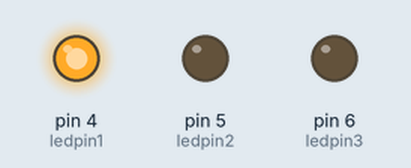
Recording of a sketch running on a simulated Arduino Uno, built with avr-gcc and run on an emulated ATmega328P. Parts: output pins drawn as LEDs (lit = HIGH).

Above: at 1.5 s.
At 7.5 s:
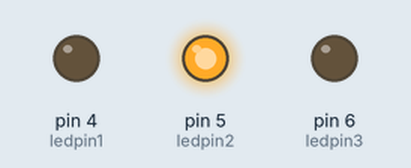
At 13.5 s:
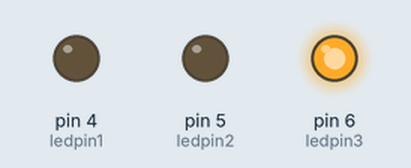
At 16.5 s:
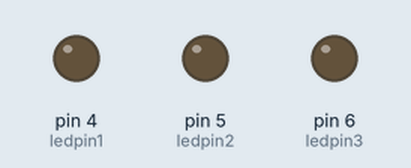
Timing chart, 0 to 23.4 s (numbered marks = the images above):
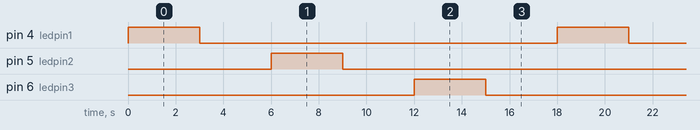

The sketch:

exquisite_luulia1.ino
```cpp
int ledpin1=4;
int ledpin2=5;
int ledpin3=6;
void setup(){
  pinMode(ledpin1,OUTPUT);
  pinMode(ledpin2,OUTPUT);
  pinMode(ledpin3,OUTPUT);
}
void loop(){
  digitalWrite(ledpin1,HIGH);
  delay(3000);
  digitalWrite(ledpin1,LOW);
  delay(3000);
  digitalWrite(ledpin2,HIGH);
  delay(3000);
  digitalWrite(ledpin2,LOW);
  delay(3000);
  digitalWrite(ledpin3,HIGH);
  delay(3000);
  digitalWrite(ledpin3,LOW);
  delay(3000);
}

  
```

Measured:
- by itself, pin 4 (ledpin1), pin 5 (ledpin2), pin 6 (ledpin3): alternates HIGH for 3.0 s and LOW for 15.0 s
- by itself, everything shown: repeats every 18.0 s, in 6 steps
